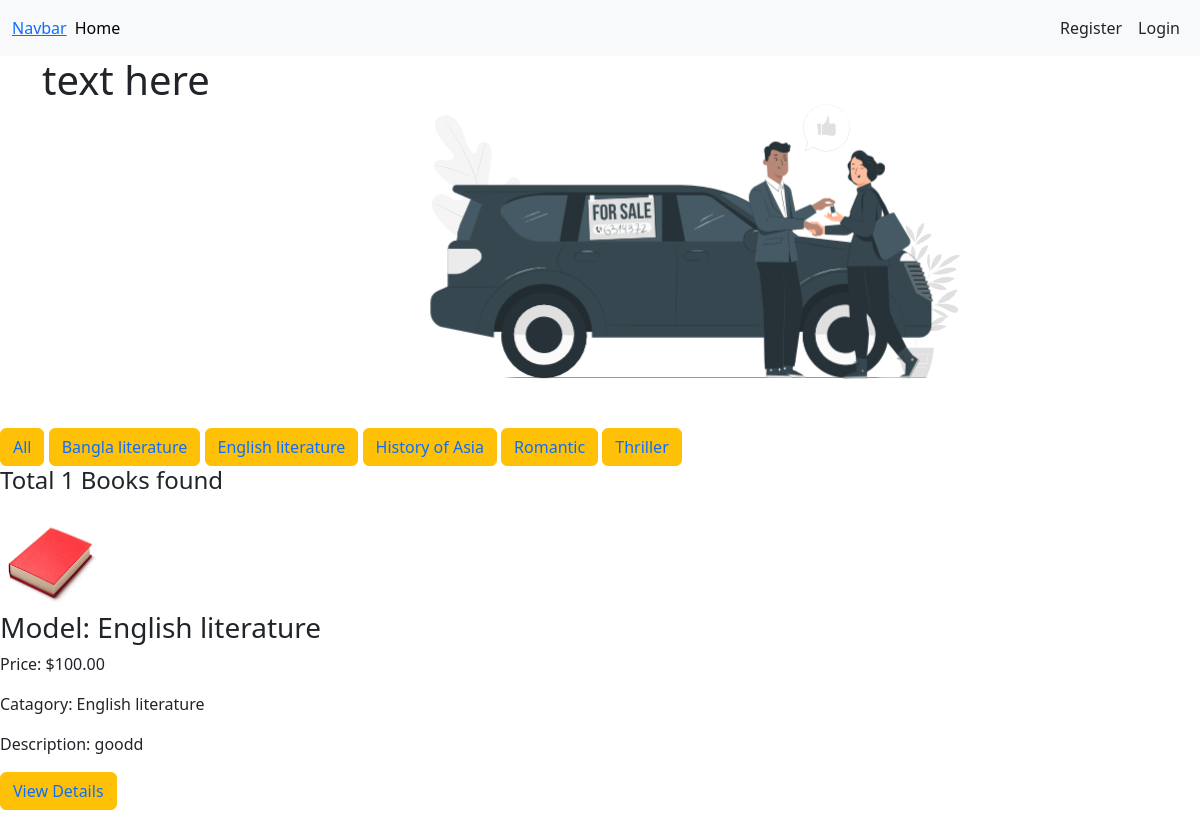
Screenshot of /Catagory/english-literature/ with the database file from the repository.
### first_app/models.py (models this page shows, shortened)
class Catagory(models.Model):
    name = models.CharField(max_length=50)
    slug = models.SlugField(max_length=50, unique=True, null=True, blank=True)
    def __str__(self):
        return self.name

class Book(models.Model):
    user = models.ForeignKey(User, on_delete=models.CASCADE, default=1)
    Catagory = models.ForeignKey(Catagory,on_delete = models.CASCADE)
    name = models.CharField(max_length=100)
    description = models.TextField()
    quantity = models.IntegerField(default=0)
    price = models.DecimalField(max_digits=10, decimal_places=2)
    image = models.ImageField(upload_to='uploads/', blank=True, null=True)

### first_app/views.py (the view)
# urls.py: path('', views.home, name='home'),
def home(request, Catagory_slug = None):
    Books = Book.objects.all()
    if Catagory_slug is not None:
        Catagorys = Catagory.objects.get(slug = Catagory_slug)
        Books = Book.objects.filter(Catagory = Catagorys)
    Catagorys = Catagory.objects.all()
    return render(request, 'home.html', {'Catagorys': Catagorys, 'Books': Books})

### templates/home.html (shortened to what this page needs)
{% extends "base.html" %}
{% block content %}
<div class="container d-flex">
    <div class='col-4'>
        <h1>text here</h1>
    </div>
    <div class='col-6'>
    </div>
</div>
<button type="button" class="btn btn-warning"><a href="{% url 'all_Books' %}" style="text-decoration: none;">All</a></button>
{% for Catagory in Catagorys %}
<button type="button" class="btn btn-warning"><a href='{% url "Catagory" Catagory.slug %}' style="text-decoration: none;">{{Catagory}}</a> </button>
{% endfor %}
<h4>Total {{Books | length}} Books found</h4>
<div class='d-flex row my-3'>
    {% for Book in Books %}
        <div class='col-6'>
            <img style='width:100px; height:100px' src="{{ Book.image.url }}" alt="{{ Book.name }}">
            <h3>Model: {{ Book.name }}</h3>
            <p>Price: ${{ Book.price }}</p>
            <p>Catagory: {{ Book.Catagory.name }}</p>
            <p>Description: {{Book.description}}</p>
            <button type="button" class="btn btn-warning"><a href="{% url 'bookDetails' Book.id %}" style="text-decoration: none;">View Details</a></button>
        </div>
    {% endfor %}
</div>
{% endblock content %}

### rows the page displays
Catagory: name "Bangla literature"
Catagory: name "English literature"
Catagory: name "History of Asia"
Catagory: name "Romantic"
Catagory: name "Thriller"
Book: image (picture), name "English literature", price "100.00", Catagory.name "English literature", description "goodd"

### other values shown
{{ Books | length }} "1"
